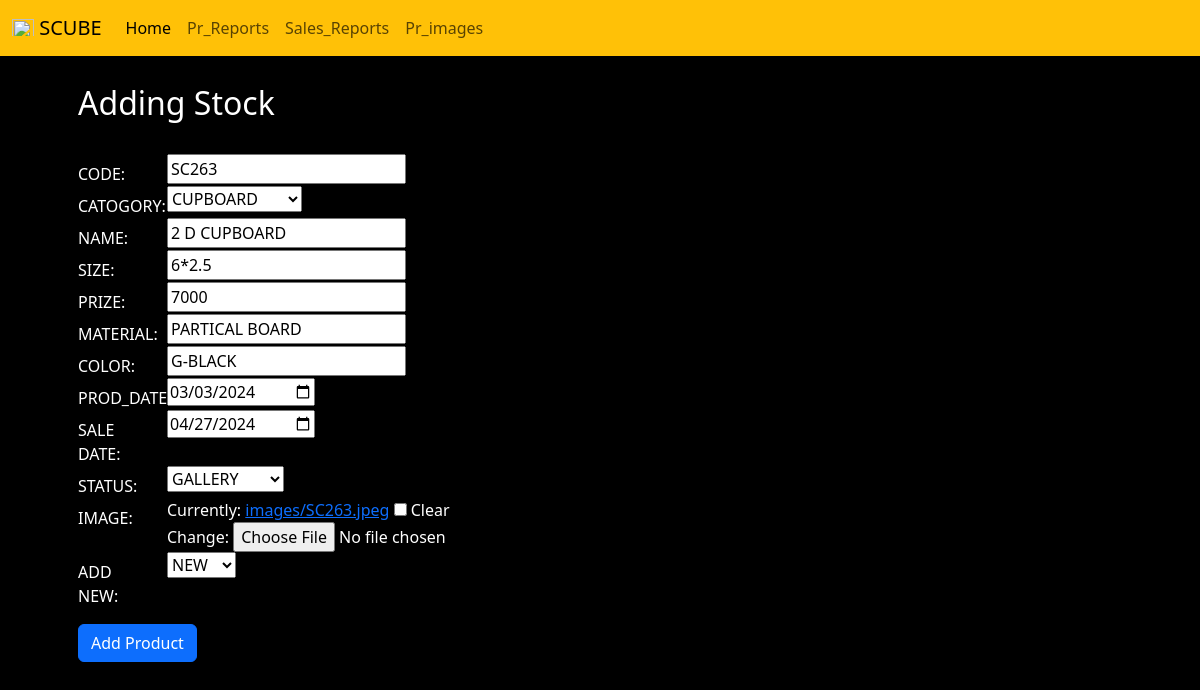
Screenshot of /edit/192/ (signed in) with the database file from the repository.
### manager/models.py (models this page shows, shortened)
class Scube_ss(models.Model):
    code = models.CharField(max_length=50, null=True)
    Catogory = models.CharField(choices=Catogory_choice, max_length=50, null=True)
    name = models.CharField(max_length=50, null=True)
    size = models.CharField(max_length=50, null=True, blank=True)
    prize = models.IntegerField(null=True, blank=True)
    material = models.CharField(max_length=50, null=True)
    color = models.CharField(max_length=50, null=True, blank=True)
    pr_date = models.DateField(null=True)
    sl_date = models.DateField(null=True, blank=True)
    status = models.CharField(choices=status_choice, max_length=50, null=True)
    image = models.ImageField(upload_to='images/', blank=True)
    new_pr = models.CharField(choices=new_choice, max_length=50, null=True, blank=True)
    GALLERY_STATUS_CHOICES = [
        ('PENDING', 'PENDING'),
        ('SHOW', 'SHOW'),
        ('UNSHOW', 'UNSHOW'),
    ]
    gallery_status = models.CharField(max_length=20, choices=GALLERY_STATUS_CHOICES, default='PENDING')
    sort_order = models.IntegerField(default=0)

### manager/views.py (the view)
# urls.py: path('edit/<pk>/', views.edit, name='edit'),
@user_passes_test(is_admin)
def edit(request, pk):
    instance_edit = Scube_ss.objects.get(pk=pk)
    if request.method == 'POST':
        frm = PrForm(request.POST, request.FILES, instance=instance_edit)
        if frm.is_valid():
            instance_edit.save()
            return redirect('home')
    else:
       frm = PrForm(instance=instance_edit)
    return render(request, 'create.html', {'frm': frm})

### manager/forms.py
class PrForm(forms.ModelForm):
    pr_date = forms.DateField(widget=forms.DateInput(attrs={'type': 'date'}))
    sl_date = forms.DateField(widget=forms.DateInput(attrs={'type': 'date'}), required=False)
    class Meta:
        model = Scube_ss
        fields = ['code', 'Catogory', 'name', 'size', 'prize', 'material', 'color', 'pr_date', 'sl_date', 'status', 'image', 'new_pr']
        labels = {
            'code': 'Custom Label for Field 1',
            'Catogory': 'Custom Label for Field 2',
            'name': 'Custom Label for Field 3',
            'size': 'Custom Label for Field 4',
            'prize': 'Custom Label for Field 5',
            'material': 'Custom Label for Field 6',
            'color': 'Custom Label for Field 7',
            'pr_date': 'Custom Label for Field 8',
            'sl_date': 'Custom Label for Field 9',
            'status': 'Custom Label for Field 10',
            'image': 'Custom Label for Field 11',
            'new_pr': 'Custom Label for Field 12',
        }

### manager/views.py (called while the page is built)
def is_admin(user):
    return user.is_authenticated and user.is_superuser

### manager/templates/create.html (shortened to what this page needs)
{% extends 'blank_layout.html' %}
{% load static %}
{% block content %}
<div class="container">
    <div class="row">
        <div class="form-group  ">
            <form class="pt-1 px-4" action="" method="post" enctype="multipart/form-data" style="color:white;">
                <div class="container">
                    <div class="row pt-3">
                        <h2 class="text-white pb-4">Adding Stock</h2>
                        <div class="col-4 col-md-1 pt-2">
                            <label for="id_field1">CODE:</label>
                        </div>
                        <div class="col-8 col-md-11">
                            {{ frm.code }}
                        </div>
                        <div class="col-4 col-md-1 pt-2">
                            <label for="id_field2">CATOGORY:</label>
                        </div>
                        <div class="col-8 col-md-11">
                            {{ frm.Catogory}}
                        </div>
                        <div class="col-4 col-md-1 pt-2">
                            <label for="id_field3">NAME:</label>
                        </div>
                        <div class="col-8 col-md-11">
                            {{ frm.name}}
                        </div>
                        <div class="col-4 col-md-1 pt-2">
                            <label for="id_field4">SIZE:</label>
                        </div>
                        <div class="col-8 col-md-11">
                            {{ frm.size }}
                        </div>
                        <div class="col-4 col-md-1 pt-2">
                            <label for="id_field5">PRIZE:</label>
                        </div>
                        <div class="col-8 col-md-11">
                            {{ frm.prize }}
                        </div>
                        <div class="col-4 col-md-1 pt-2">
                            <label for="id_field6">MATERIAL:</label>
                        </div>
                        <div class="col-8 col-md-11">
                            {{ frm.material }}
                        </div>
                        <div class="col-4 col-md-1 pt-2">
                            <label for="id_field7">COLOR:</label>
                        </div>
                        <div class="col-8 col-md-11">
                            {{ frm.color }}
                        </div>
                        <div class="col-4 col-md-1 pt-2">
                            <label for="id_field8">PROD_DATE:</label>
                        </div>
                        <div class="col-8 col-md-11">
                            {{ frm.pr_date }}
                        </div>
                        <div class="col-4 col-md-1 pt-2">
                            <label for="id_field9">SALE DATE:</label>
                        </div>
                        <div class="col-8 col-md-11">
                            {{ frm.sl_date }}
                        </div>
                        <div class="col-4 col-md-1 pt-2">
                            <label for="id_field10">STATUS:</label>
                        </div>
                        <div class="col-8 col-md-11">
                            {{ frm.status }}
                        </div>
                        <div class="col-4 col-md-1 pt-2">
                            <label for="id_field11">IMAGE:</label>
                        </div>
                        <div class="col-8 col-md-11">
                            {{ frm.image }}
                        </div>
                        <div class="col-4 col-md-1 pt-2">
                            <label for="id_field12">ADD NEW:</label>
                        </div>
                        <div class="col-8 col-md-11">
                            {{ frm.new_pr}}
                        </div>
                        <div class="col-6 col-md-6 pt-3">
                            <input type="submit" class="btn btn-primary" value="Add Product">
                        </div>
                    </div>
                </div>
            </form>
        </div>
        <div class="col-6 col-md-3 pt-4" style="color: aliceblue;">
        </div>
    </div>
</div>
{% endblock %}

### rows the page displays
Scube_ss: code "SC263", Catogory "CUPBOARD", name "2 D CUPBOARD", size "6*2.5", prize "7000", material "PARTICAL BOARD", color "G-BLACK", pr_date "03/03/2024", sl_date "04/27/2024", status "GALLERY", new_pr "NEW"
